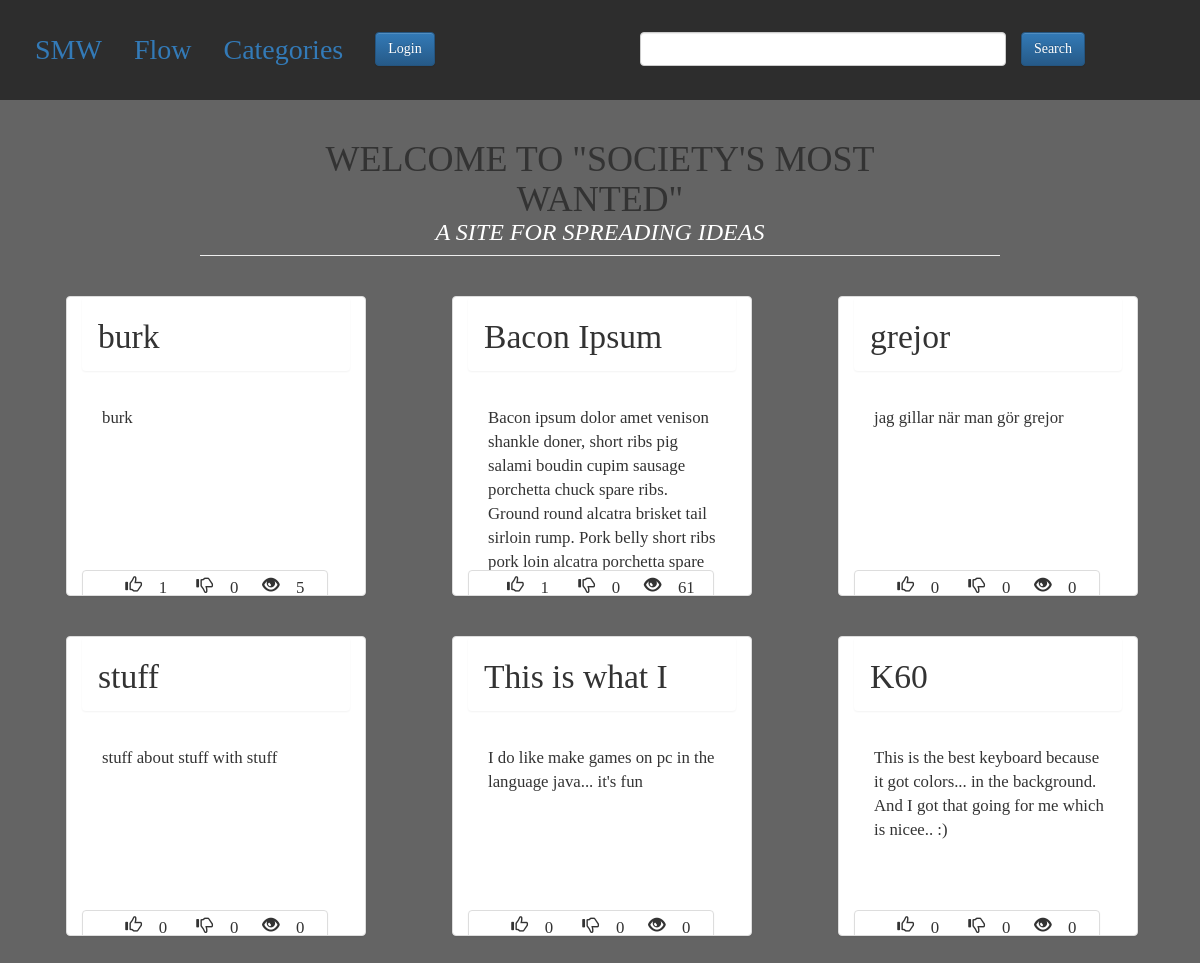
The page / on the database its author committed.
### smw/models.py (models this page shows, shortened)
class Post(models.Model):
    User = models.ForeignKey(authUser, on_delete=models.CASCADE)
    Category = models.ForeignKey(Category, on_delete=models.CASCADE)
    Title = models.CharField(max_length=200)
    Idea = models.TextField(unique=True)
    Tags = models.CharField(max_length=200, blank=True, null=True)
    Views = models.IntegerField(default=0)
    Wants = models.ManyToManyField(authUser, related_name="Wants")
    Shlts = models.ManyToManyField(authUser, related_name="Shlts")
    Post_Date = models.DateTimeField(default=datetime.now)
    def comment_count(self):
         return self.comment_set.count()
    def Want_count(self):
        return self.Wants.all().count()
    def Shlt_count(self):
        return self.Shlts.all().count()
    def Rating_value(self):
        return self.Want_count()-self.Shlt_count()

### smw/views.py (the view)
# urls.py: url(r'^$', views.IndexView.as_view(), name='index'),#homepage/preview
class IndexView(generic.ListView):
    template_name = "smw/index.html"
    def get_queryset(self):
        lst = list(Post.objects.all())
        lst = sorted(lst, key=lambda x: x.Rating_value(), reverse=True)
        return lst[:6]

### smw/templates/smw/index.html
{% extends 'smw/base.html' %}
{% block body %}
<head>
    <link rel="stylesheet" type="text/css" href="../../static/smw/style.css">
</head>
<div class="page-header col-md-8 col-md-offset-2">
    <h1 id="title-big">WELCOME TO "SOCIETY'S MOST WANTED"</h1>
    <h2 id="title-small">A SITE FOR SPREADING IDEAS</h2>
</div>
{% include 'smw/idea_list.html'%}
{% endblock%}

### smw/templates/smw/idea_list.html (shortened to what this page needs)
{% for idea in object_list %}
<div class="cont">
<div class="panel panel-default col-lg-3 col-md-5 col-sm-11 col-xs-11 panelCust">
    <p class="panel panel-title postTitle"><a href="{% url 'smw:post' idea.pk %}">{{idea.Title}}</a></p>
    <div class="panel-body postBod">
        <p>{{idea.Idea}}</p>
    </div>
    <center>
        <div class="panel panel-default col-md-11 panel-stats">
            <p class="glyphicon glyphicon-thumbs-up glyphicon-danger"> {{idea.Want_count}}</p>
            <p class="glyphicon glyphicon-thumbs-down"> {{idea.Shlt_count}}</p>
            <p class="glyphicon glyphicon-eye-open"> {{idea.Views}}</p>
        </div>
    </center>
</div>
    </div>
{% endfor %}

### smw/static/smw/style.css (style rules this page uses)
html { position: relative; min-height: 100%; }
* { padding: 0px; margin: 0px; box-sizing: border-box; font-family: "Lucida Console", serif; }
body { background-color: rgb(100, 100, 100); padding-bottom: 100px; }
h1#title-big { max-width: 75%; text-align: center; margin: auto; font-size: 6vw; margin-top: }
h2#title-small { color: white; font-style: italic; text-align: center; margin: auto; font-size: 5vw; }
.glyphicon { margin: 0px 0px 0px 15px; }
.panelCust { margin: 20px 20px 20px 5.5%; font-size: 1.2em; height: 400px; overflow: hidden; }
.panel-title { padding: 15px; }
.panel-body { overflow: hidden; word-break: keep-all; max-height: 280px; height: 50%; }
.postTitle { font-size: 2em; height: 25%; overflow: hidden; }
.postBod { margin-top: 20px; margin-left: 5px; }
.glyphicon-thumbs-up { padding: 5px; border-radius: 15px; }
.glyphicon-thumbs-down { padding: 5px; border-radius: 15px; }
@media screen and (min-width: 700px) { h1#title-big { font-size: 4vw; } }
@media screen and (min-width: 700px) { h2#title-small { font-size: 3vw; } }
@media screen and (min-width: 900px) { h1#title-big { font-size: 3vw; } }
@media screen and (min-width: 900px) { h2#title-small { font-size: 2vw; } }
@media screen and (max-width: 1200px) { .panelCust { height: 300px; } }
@media screen and (max-width: 1200px) { .panel-body { height: 60%; } }

### rows shown on the page
Post: Title "burk", Idea "burk", Want_count "1", Shlt_count "0", Views "5"
Post: Title "Bacon Ipsum…", Idea "Bacon ipsum dolor amet venison shankle doner, short ribs pig salami boudin cupim sausage porchetta chuck spare ribs. Ground round alcatra brisket tail sirloin rump. Pork belly short ribs pork loin alcatra porchetta spare…", Want_count "1", Shlt_count "0", Views "61"
Post: Title "grejor", Idea "jag gillar när man gör grejor", Want_count "0", Shlt_count "0", Views "0"
Post: Title "stuff", Idea "stuff about stuff with stuff", Want_count "0", Shlt_count "0", Views "0"
Post: Title "This is what I…", Idea "I do like make games on pc in the language java... it's fun", Want_count "0", Shlt_count "0", Views "0"
Post: Title "K60", Idea "This is the best keyboard because it got colors... in the background. And I got that going for me which is nicee.. :)", Want_count "0", Shlt_count "0", Views "0"
